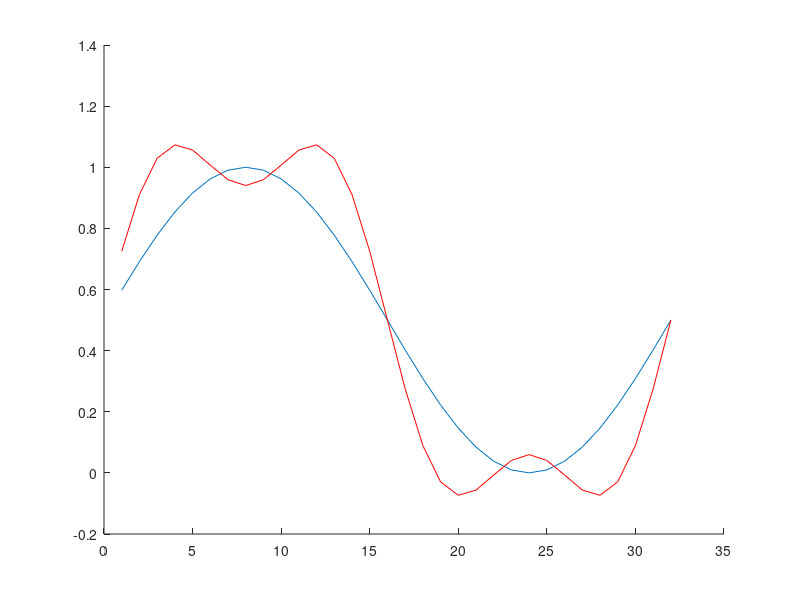

Recreate this plot in MATLAB.
clear all;
clc;
clf;
dt = 0.001;
dx = 1.0;
D = 1.0;
kappa = 1.0;
A = 1.0;
beta1 = D*dt/(dx*dx);
beta2 = 2*kappa*dt/(dx*dx*dx*dx);

n = 32;
N = 40000;
clf;
hold on

m = 1.0;

for i = 1:n
  oldc(i) = 0.5*(1+sin(2*pi*m*i*dx/n));
  newc(i) = 0.0;
endfor

plot(oldc);

for i = 1:n
  g(i) = 2*A*oldc(i)*(1-oldc(i))*(1-2*oldc(i));
endfor

for j = 1:N
  for i = 1:n
    w = i-1;
    ww = i-2; 
    e = i+1;
    ee = i+2;
    if (ww < 1) ww = ww+n;
    endif
    if (ee > n) ee = ee-n;
    endif
    if (w < 1) w = w+n;
    endif
    if (e > n) e = e-n;
    endif
    newc(i) = oldc(i) + beta1*(g(w) -2*g(i) + g(e)) - beta2*(oldc(ww) - 4*oldc(w) + 6*oldc(i) - 4*oldc(e) + oldc(ee));
  endfor
  
  for i = 1:n
    oldc(i) = newc(i);
  endfor
endfor

plot(oldc, 'r')
  
